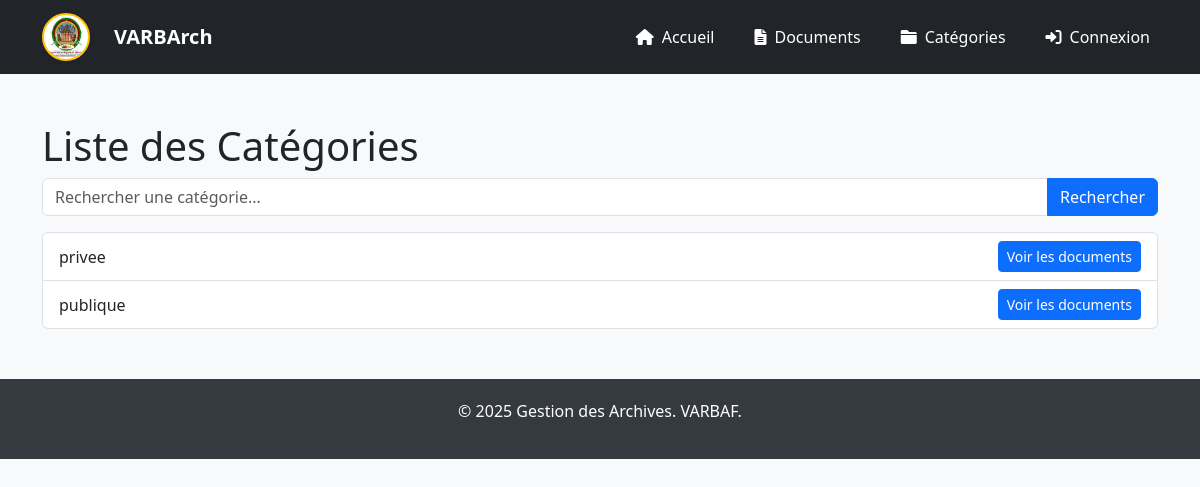
Page /categories/ on the earlier database version.
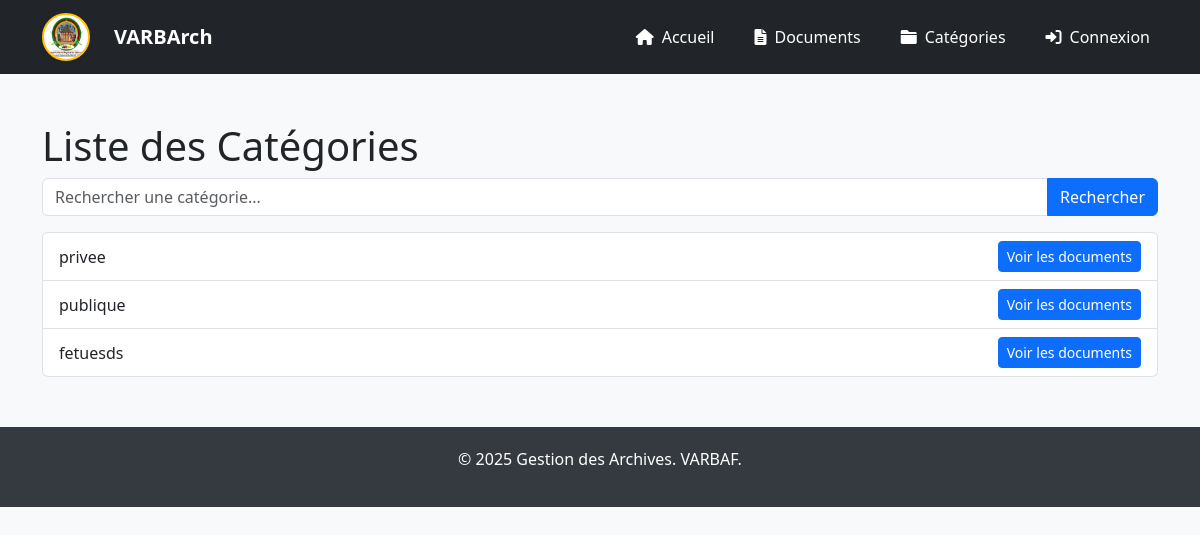
Same page on the later database version.
### archivage/models.py (models this page shows, shortened)
class Categorie(models.Model):
    nom = models.CharField(max_length=100, verbose_name="Nom de la catégorie")
    description = models.TextField(blank=True, null=True, verbose_name="Description")

### archivage/views.py (the view)
# urls.py: path('categories/', views.liste_categories, name='categories'),
def liste_categories(request):
    query = request.GET.get('q', '')
    if query:
        categories = Categorie.objects.filter(nom__icontains=query)
    else:
        categories = Categorie.objects.all()
    return render(request, 'archivage/liste_categories.html', {'categories': categories})

### archivage/templates/archivage/liste_categories.html (shortened to what this page needs)
{% extends 'base.html' %}
{% block content %}
<h1>Liste des Catégories</h1>
<form method="GET" action="{% url 'categories' %}" class="mb-3">
    <div class="input-group">
        <input type="text" name="q" class="form-control" placeholder="Rechercher une catégorie..."
            value="{{ request.GET.q }}">
        <button class="btn btn-primary" type="submit">Rechercher</button>
    </div>
</form>
<ul class="list-group">
    {% for categorie in categories %}
    <li class="list-group-item d-flex justify-content-between align-items-center">
        <span>{{ categorie.nom }}</span>
        <a href="{% url 'documents_par_categorie' categorie.id %}" class="btn btn-primary btn-sm">Voir les documents</a>
    </li>
    {% empty %}
    <li class="list-group-item text-center">Aucune catégorie trouvée.</li>
    {% endfor %}
</ul>
{% endblock %}

Differences in the rows shown:
added Categorie: nom "fetuesds"
